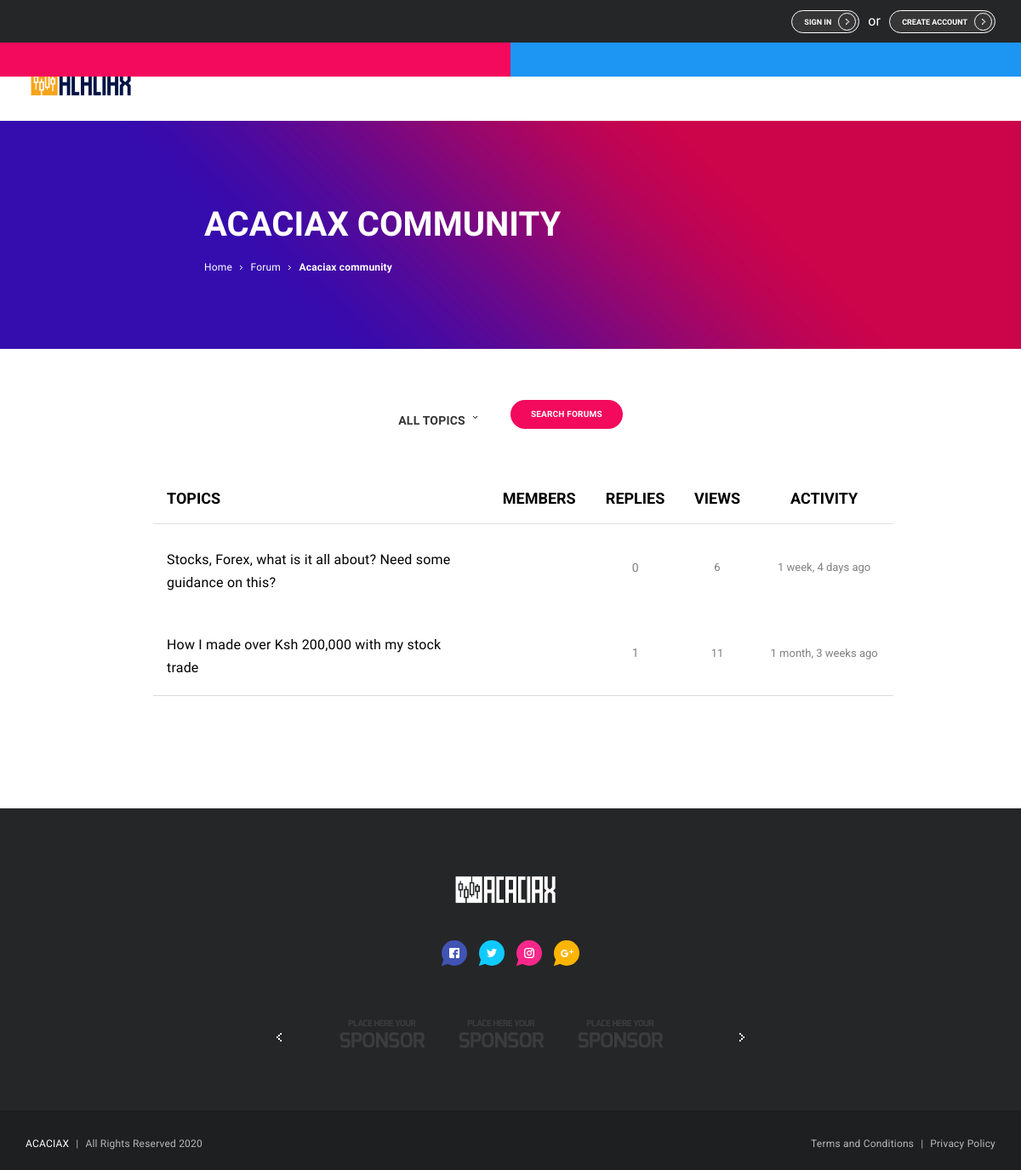
/forum/1/, run on an earlier commit of the app's database.
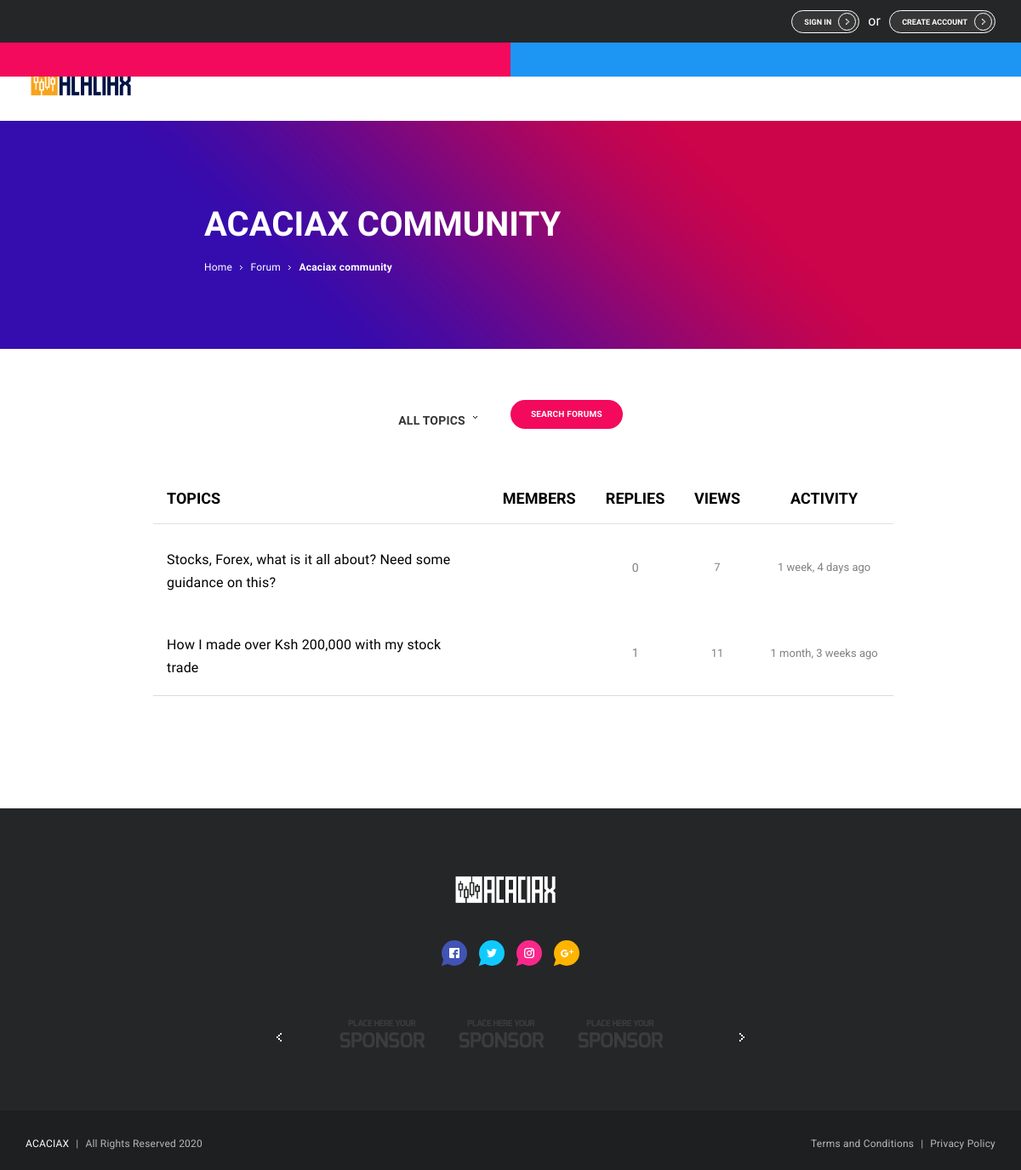
And on a later commit of the database.
### forum/models.py (models this page shows, shortened)
class Category(models.Model):
    name = models.CharField(max_length=30, unique=True)
    description = models.CharField(max_length=100)

class Topic(models.Model):
    subject = models.CharField(max_length=255)
    category = models.ForeignKey(Category, related_name='topics', on_delete=models.CASCADE)
    starter = models.ForeignKey(User, related_name='topics', on_delete=models.CASCADE)
    last_updated = models.DateTimeField(auto_now_add=True)
    updated_by = models.ForeignKey(User, related_name='+', on_delete=models.CASCADE, null=True, blank=True)
    views = models.PositiveIntegerField(default=0)

### forum/views.py (the view, shortened to what this page needs)
# urls.py: re_path(r'^forum/(?P<pk>\d+)/$', views.TopicListView.as_view(), name='category_topics'),
class TopicListView(ListView):
    model = Topic
    context_object_name = 'topics'
    template_name = 'forum-topics.html'
    paginate_by = 10
    def get_context_data(self, **kwargs):
        kwargs['category'] = self.category
        return super().get_context_data(**kwargs)
    def get_queryset(self):
        self.category = get_object_or_404(Category, pk=self.kwargs.get('pk'))
        queryset = self.category.topics.order_by('-last_updated').annotate(replies=Count('posts') - 1)
        return queryset

### templates/forum-topics.html (shortened to what this page needs)
{% extends 'base.html' %}
{% load static %}
{% load humanize %}
{% block content_forum_topics %}
  <div class="banner-wrap game-review">
    <div class="banner grid-limit cstm-width-60">
      <h2 class="banner-title text-left">{{ category.name }}</h2>
      <p class="banner-sections text-left">
        <span class="banner-section">Home</span>
        <svg class="arrow-icon">
          <use xlink:href="#svg-arrow"></use>
        </svg>
        <a href="{% url 'forum' %}"><span class="clr-whte banner-section">Forum</span></a>
        <svg class="arrow-icon">
          <use xlink:href="#svg-arrow"></use>
        </svg>
        <span class="banner-section"><strong>{{ category.name }}</strong></span>
      </p>
    </div>
  </div>
  <div class="layout-content-1 grid-limit cstm-width-70">
    <div class="filters-row">
      <div class="dropdown-simple-wrap">
        <div id="filter-01-dropdown-trigger" class="dp-current-option">
          <div id="filter-01-dropdown-option-value" class="dp-current-option-value">
            <p class="dp-option-text">All Topics</p>
          </div>
          <svg class="arrow-icon">
            <use xlink:href="#svg-arrow"></use>
          </svg>
        </div>
      </div>
      <div class="forum-actions">
        <div class="dropdown-simple-wrap">
          <div id="forums-search-dropdown-trigger" class="current-option">
            <p class="button small red">Search Forums</p>
          </div>
        </div>
      </div>
    </div>
        <div class="table-responsive-vertical grid3-1col">
          <table id="table" class="table forum-table-topics no-brdr-space table-hover table-mc-light-blue">
              <thead>
                <tr class="capitalize">
                  <th class="forum-header-title text-left">Topics</th>
                  <th class="forum-header-title text-center">Members</th>
                  <th class="forum-header-title text-center">Replies</th>
                  <th class="forum-header-title text-center">Views</th>
                  <th class="forum-header-title text-center">Activity</th>
                </tr>
              </thead>
              <tbody>
                {% for topic in topics %}
                  <tr>
                    <td class="category-title" data-title="Catergory">
                      <a href="{% url 'topic_posts' category.pk topic.pk %}"><p style="font-size: 16px; color: black;" class="cstm-width-a">{{ topic.subject }}</p></a>
                    </td>
                    <td class="topics-count fnt-w8-800" data-title="Topics">
                    </td>
                    <td class="forum-posts-count fnt-sze-14 text-center" data-title="Posts">
                      {{ topic.replies }}
                    </td>
                    <td class="forum-latest clr_black text-center" data-title="Actual">
                      {{ topic.views }}
                    </td>
                    <td class="forum-latest clr_black text-center" data-title="Actual">
                      {{ topic.last_updated|naturaltime }}
                    </td>
                  </tr>
                {% endfor %}
              </tbody>
            </table>
          </div>
  </div>
  {% endblock content_forum_topics %}

### templates/base.html (shortened to what this page needs)
{% load static %}
<!DOCTYPE html>
<html lang="en">
<head>
{% include 'css/css.html' %}
</head>
<body>
{% include 'navbar/navbar.html' %}
{% block content_forum_topics %} {% endblock content_forum_topics %}
{% include 'footer/footer.html' %}
</body>
</html>

### templates/css/css.html
{% load static %}
  <link rel="stylesheet" href="{% static 'css/style.min.css' %}">
  <link rel="stylesheet" href="{% static 'css/tables.css' %}">
  <link rel="stylesheet" href="{% static 'css/simplemde.min.css' %}">
  <link rel="stylesheet" href="{% static 'css/custom_css.css' %}">

### templates/favicons/favicons.html (shortened to what this page needs)
{% load static %}

### templates/navbar/navbar.html (shortened to what this page needs)
{% load static %}
{% load gravatar %}
  <div class="header-wrap">
    <div class="header grid-limit">
      <div class="widget-selectables float_right">
        {% if user.is_authenticated %}
        <div class="widget-options-wrap">
          <div id="account-dropdown-trigger" class="current-option">
            <div class="current-option-value">
              <img class="widget-option-img user-avatar micro" src="{{ user|gravatar }}" alt="avatar-01">
              <p class="widget-option-text cstm-camel-case">{{ user.username }}</p>
            </div>
            <svg class="arrow-icon">
              <use xlink:href="#svg-arrow"></use>
            </svg>
          </div>
          <div id="account-dropdown" class="widget-options short linkable">
            <div class="widget-option-heading blue">
              <p class="widget-option-text">Main Account</p>
            </div>
            <a href="{% url 'my_account' %}" class="widget-option">
              <p class="widget-option-text">Account Settings</p>
            </a>
            <div class="widget-option-heading red">
              <p class="widget-option-text">Acaciax Forums</p>
            </div>
            <a href="{% url 'profile_summary' %}" class="widget-option">
              <p class="widget-option-text">Summary</p>
            </a>
            <a href="{% url 'profile_activity' %}" class="widget-option">
              <p class="widget-option-text">My Activity</p>
            </a>
            <a href="{% url 'profile_notifications' %}" class="widget-option">
              <p class="widget-option-text">My Notifications</p>
            </a>
            <a href="{% url 'profile_messages' %}" class="widget-option">
              <p class="widget-option-text">My Messages</p>
            </a>
            <a href="{% url 'profile_badges' %}" class="widget-option">
              <p class="widget-option-text">My Badges</p>
            </a>
          </div>
        </div>
        <a href="{% url 'logout' %}" class="button tiny hidden-xs logout-btn log-button">
            Logout
            <div class="button-ornament cstm-btn-ornament">
              <svg class="arrow-icon">
                <use xlink:href="#svg-arrow"></use>
              </svg>
            </div>
          </a>
        {% else %}
          <a href="{% url 'login' %}" class="button tiny hidden-xs logout-btn log-button">
              Sign in
              <div class="button-ornament cstm-btn-ornament">
                <svg class="arrow-icon">
                  <use xlink:href="#svg-arrow"></use>
                </svg>
              </div>
            </a>
          <span class="accounts-or-styl"> or </span>
          <a href="{% url 'signup' %}" class="button tiny hidden-xs logout-btn log-button">
              Create account
              <div class="button-ornament cstm-btn-ornament">
                <svg class="arrow-icon">
                  <use xlink:href="#svg-arrow"></use>
                </svg>
              </div>
            </a>
        {% endif %}
      </div>
    </div>
  </div>
  <nav class="navigation-wrap void">
    <div class="navigation grid-limit">
      <div class="logo">
        <a href="{% url 'home' %}">
          <figure class="logo-img">
              <img src="{% static 'img/acaciax/logo/full-logo.png' %}" alt="Logo">
          </figure>
        </a>
      </div>
    </div>
  </nav>

### templates/footer/footer.html (shortened to what this page needs)
{% load static %}
  <div class="footer-top-wrap">
    <div class="footer-top grid-limit">
      <div class="footer-top-brand">
        <div class="logo negative">
          <a href="{% url 'home' %}">
            <figure class="logo-img">
              <img src="{% static 'img/acaciax/logo/full-white-logo.png' %}" alt="Logo">
            </figure>
          </a>
        </div>
        <div class="sponsors-slider-wrap">
          <div id="footer-sponsor-slider-controls" class="sponsors-slider-controls">
            <div class="sponsors-slider-control control-previous">
              <svg class="arrow-icon medium">
                <use xlink:href="#svg-arrow-medium"></use>
              </svg>
            </div>
            <div class="sponsors-slider-control control-next">
              <svg class="arrow-icon medium">
                <use xlink:href="#svg-arrow-medium"></use>
              </svg>
            </div>
          </div>
          <div id="footer-sponsor-slider" class="sponsors-slider">
            <div class="sponsors-slider-items">
              <div class="sponsors-slider-item">
                <img class="sponsor-img" src="{% static 'img/sponsors/sponsor01.png' %}" alt="sponsor01">
              </div>
              <div class="sponsors-slider-item">
                <img class="sponsor-img" src="{% static 'img/sponsors/sponsor02.png' %}" alt="sponsor02">
              </div>
              <div class="sponsors-slider-item">
                <img class="sponsor-img" src="{% static 'img/sponsors/sponsor03.png' %}" alt="sponsor03">
              </div>
            </div>
          </div>
        </div>
        <div class="social-links">
          <a href="#" class="bubble-ornament fb">
            <svg class="facebook-icon">
              <use xlink:href="#svg-facebook"></use>
            </svg>
          </a>
          <a href="#" class="bubble-ornament twt">
            <svg class="twitter-icon">
              <use xlink:href="#svg-twitter"></use>
            </svg>
          </a>
          <a href="#" class="bubble-ornament insta">
            <svg class="instagram-icon">
              <use xlink:href="#svg-instagram"></use>
            </svg>
          </a>
          <a href="#" class="bubble-ornament gplus">
            <svg class="gplus-icon">
              <use xlink:href="#svg-gplus"></use>
            </svg>
          </a>
        </div>
      </div>
    </div>
  </div>
  <div class="footer-bottom-wrap">
    <div class="footer-bottom grid-limit">
      <p class="footer-bottom-text"><span class="brand">ACACIAX</span><span class="separator">|</span>All Rights Reserved 2020</p>
      <p class="footer-bottom-text"><a href="#">Terms and Conditions</a><span class="separator">|</span><a href="#">Privacy Policy</a></p>
    </div>
  </div>

### templates/js/js.html (shortened to what this page needs)
{% load static %}

### static/css/tables.css (style rules this page uses)
.table { width: 100%; max-width: 100%; margin-bottom: 2rem; background-color: #fff; font-family: "Roboto",sans-serif; }
.table > thead > tr, .table > tbody > tr, .table > tfoot > tr { -webkit-transition: all 0.3s ease; -o-transition: all 0.3s ease; transition: all 0.3s ease; }
.table > thead > tr > th, .table > tbody > tr > th, .table > tfoot > tr > th, .table > thead > tr > td, .table > tbody > tr > td, .table > tfoot > tr > td { text-align: left; padding: 1rem 0rem; vertical-align: center; border-top: 0; -webkit-transition: all 0.3s ease; -o-transition: all 0.3s ease; transition: all 0.3s ease; }
.table > thead > tr > th { font-weight: 700; color: black; vertical-align: bottom; border-bottom: 1px solid rgba(0, 0, 0, 0.12); }
.table > caption + thead > tr:first-child > th, .table > colgroup + thead > tr:first-child > th, .table > thead:first-child > tr:first-child > th, .table > caption + thead > tr:first-child > td, .table > colgroup + thead > tr:first-child > td, .table > thead:first-child > tr:first-child > td { border-top: 0; }

### static/css/custom_css.css (style rules this page uses)
.header { display: inherit; }
.float_right { float: right; }
html { scroll-behavior: smooth; }
span { font-family: "Exo",sans-serif!important; letter-spacing: 0.2px; }
p { font-size: 1.0em; padding-top: 8px; font-family: "Exo",sans-serif!important; letter-spacing: 0.2px; }
.logout-btn { border:1px solid #fff; }
.cstm-btn-ornament { background-color: transparent!important; border: 1px solid #fff; top: 2px!important; }
.cstm-btn-ornament .arrow-icon { top: 6px!important; left: 8px!important; width: 5px; height: 7px; }
.topics-count { font-size: 14px; color: gray; }
.forum-posts-count { color: gray; font-size: 13px; }
.forum-latest { color: gray; font-size: 13px; }
.text-left { text-align: left!important; }
.cstm-width-60 { width: 60%; }
.cstm-width-70 { width: 70%; }
.fnt-sze-14 { font-size: 14px; }
.filters-row { border-bottom: unset; }
.dp-option-text { font-size: 14px!important; }
.accounts-or-styl { margin-top: 15px; color: #fff; margin-right: 10px; margin-left: 10px; }
.capitalize { text-transform: uppercase; }
.text-center { text-align: center!important; }
.no-brdr-space { border-spacing: 0px!important; }
.cstm-width-a { max-width: 350px; word-wrap: break-word; }
.fnt-w8-800 { font-weight: 800; }
.forum-table-topics > thead > tr > th, .forum-table-topics > tbody > tr > th, .forum-table-topics > tfoot > tr > th, .forum-table-topics > thead > tr > td, .forum-table-topics > tbody > tr > td, .forum-table-topics > tfoot > tr > td { padding: 1.2rem 1rem; }
.forum-header-title { font-size: 18px; }
.logo .logo-img { width: 130px }
.clr-whte { color: #FFF; }

What changed in the data, as far as the page shows it:
changed Topic "Stocks, Forex, what is it all about? Need some guidance on this?": views "6" → "7"
